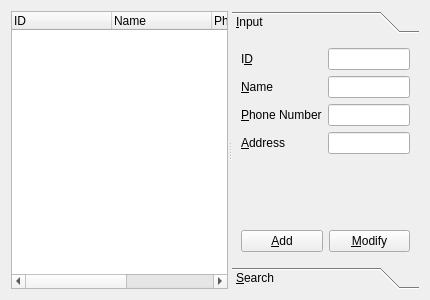
<?xml version="1.0" encoding="UTF-8"?>
<ui version="4.0">
 <class>ClientManagerForm</class>
 <widget class="QWidget" name="ClientManagerForm">
  <property name="geometry">
   <rect>
    <x>0</x>
    <y>0</y>
    <width>430</width>
    <height>300</height>
   </rect>
  </property>
  <property name="windowTitle">
   <string>Client Info</string>
  </property>
  <layout class="QVBoxLayout" name="verticalLayout_2">
   <item>
    <widget class="QSplitter" name="splitter">
     <property name="orientation">
      <enum>Qt::Horizontal</enum>
     </property>
     <widget class="QWidget" name="layoutWidget">
      <layout class="QVBoxLayout" name="listVerticalLayout">
       <item>
        <widget class="QTreeWidget" name="treeWidget">
         <property name="rootIsDecorated">
          <bool>false</bool>
         </property>
         <column>
          <property name="text">
           <string>ID</string>
          </property>
         </column>
         <column>
          <property name="text">
           <string>Name</string>
          </property>
         </column>
         <column>
          <property name="text">
           <string>Phone Number</string>
          </property>
         </column>
         <column>
          <property name="text">
           <string>Address</string>
          </property>
         </column>
        </widget>
       </item>
      </layout>
     </widget>
     <widget class="QToolBox" name="toolBox">
      <property name="currentIndex">
       <number>0</number>
      </property>
      <widget class="QWidget" name="inputPage">
       <property name="geometry">
        <rect>
         <x>0</x>
         <y>0</y>
         <width>211</width>
         <height>240</height>
        </rect>
       </property>
       <attribute name="label">
        <string>&amp;Input</string>
       </attribute>
       <layout class="QVBoxLayout" name="verticalLayout">
        <item>
         <layout class="QFormLayout" name="clientFormLayout">
          <item row="0" column="0">
           <widget class="QLabel" name="idLabel">
            <property name="text">
             <string>I&amp;D</string>
            </property>
            <property name="buddy">
             <cstring>idLineEdit</cstring>
            </property>
           </widget>
          </item>
          <item row="1" column="0">
           <widget class="QLabel" name="nameLabel">
            <property name="text">
             <string>&amp;Name</string>
            </property>
            <property name="buddy">
             <cstring>nameLineEdit</cstring>
            </property>
           </widget>
          </item>
          <item row="3" column="0">
           <widget class="QLabel" name="addressLabel">
            <property name="text">
             <string>&amp;Address</string>
            </property>
            <property name="buddy">
             <cstring>addressLineEdit</cstring>
            </property>
           </widget>
          </item>
          <item row="2" column="0">
           <widget class="QLabel" name="phoneNumberLabel">
            <property name="text">
             <string>&amp;Phone Number</string>
            </property>
            <property name="buddy">
             <cstring>phoneNumberLineEdit</cstring>
            </property>
           </widget>
          </item>
          <item row="0" column="1">
           <widget class="QLineEdit" name="idLineEdit">
            <property name="readOnly">
             <bool>true</bool>
            </property>
           </widget>
          </item>
          <item row="1" column="1">
           <widget class="QLineEdit" name="nameLineEdit"/>
          </item>
          <item row="2" column="1">
           <widget class="QLineEdit" name="phoneNumberLineEdit"/>
          </item>
          <item row="3" column="1">
           <widget class="QLineEdit" name="addressLineEdit"/>
          </item>
         </layout>
        </item>
        <item>
         <spacer name="verticalSpacer">
          <property name="orientation">
           <enum>Qt::Vertical</enum>
          </property>
          <property name="sizeHint" stdset="0">
           <size>
            <width>20</width>
            <height>40</height>
           </size>
          </property>
         </spacer>
        </item>
        <item>
         <layout class="QHBoxLayout" name="addHorizontalLayout">
          <item>
           <widget class="QPushButton" name="addPushButton">
            <property name="text">
             <string>&amp;Add</string>
            </property>
           </widget>
          </item>
          <item>
           <widget class="QPushButton" name="modifyPushButton">
            <property name="text">
             <string>&amp;Modify</string>
            </property>
           </widget>
          </item>
         </layout>
        </item>
       </layout>
      </widget>
      <widget class="QWidget" name="searchPage">
       <property name="geometry">
        <rect>
         <x>0</x>
         <y>0</y>
         <width>211</width>
         <height>240</height>
        </rect>
       </property>
       <attribute name="label">
        <string>&amp;Search</string>
       </attribute>
       <layout class="QVBoxLayout" name="verticalLayout_3">
        <item>
         <widget class="QTreeWidget" name="searchTreeWidget">
          <property name="rootIsDecorated">
           <bool>false</bool>
          </property>
          <column>
           <property name="text">
            <string>ID</string>
           </property>
          </column>
          <column>
           <property name="text">
            <string>Name</string>
           </property>
          </column>
          <column>
           <property name="text">
            <string>Phone Number</string>
           </property>
          </column>
          <column>
           <property name="text">
            <string>Address</string>
           </property>
          </column>
         </widget>
        </item>
        <item>
         <layout class="QHBoxLayout" name="horizontalLayout">
          <item>
           <widget class="QComboBox" name="searchComboBox">
            <item>
             <property name="text">
              <string>ID</string>
             </property>
            </item>
            <item>
             <property name="text">
              <string>Name</string>
             </property>
            </item>
            <item>
             <property name="text">
              <string>Phone Number</string>
             </property>
            </item>
            <item>
             <property name="text">
              <string>Address</string>
             </property>
            </item>
           </widget>
          </item>
          <item>
           <widget class="QLineEdit" name="searchLineEdit"/>
          </item>
         </layout>
        </item>
        <item>
         <widget class="QPushButton" name="searchPushButton">
          <property name="text">
           <string>S&amp;earch</string>
          </property>
         </widget>
        </item>
       </layout>
      </widget>
     </widget>
    </widget>
   </item>
  </layout>
 </widget>
 <resources/>
 <connections/>
</ui>
